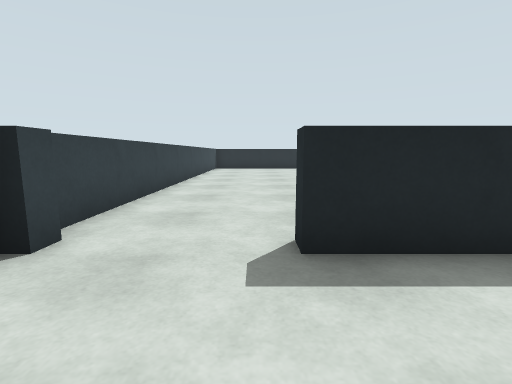
[1] (above)

24 first-person views from a walk through a world built for the Gazebo simulator. The camera is 1 m above the floor, tilts 8° down and sees 85° across. The floor is counted in squares, 1 m on a side. Each view is taken from the middle of a square. On the plan, view 1 faces up. The plan holds only what a view shows up to about 11 squares ahead; the rest is blank.

[2]
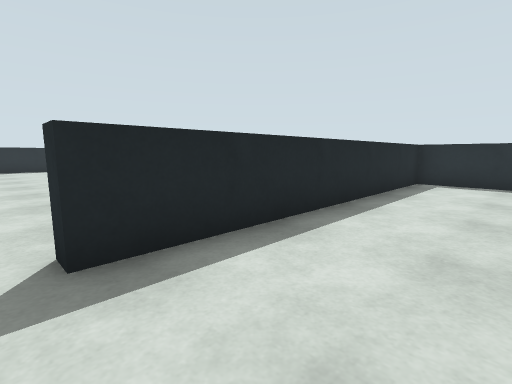

[3]
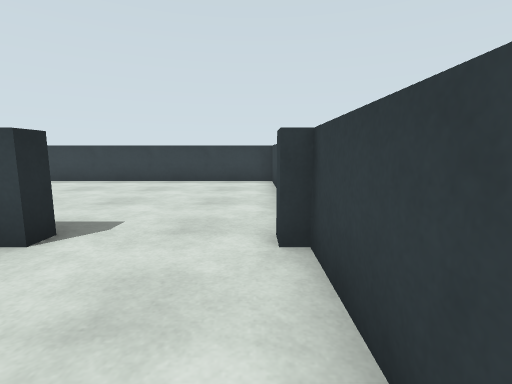

[4]
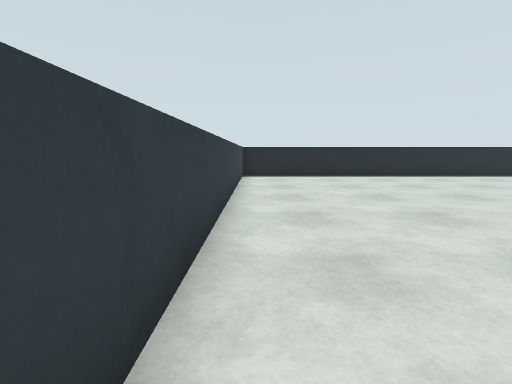

[5]
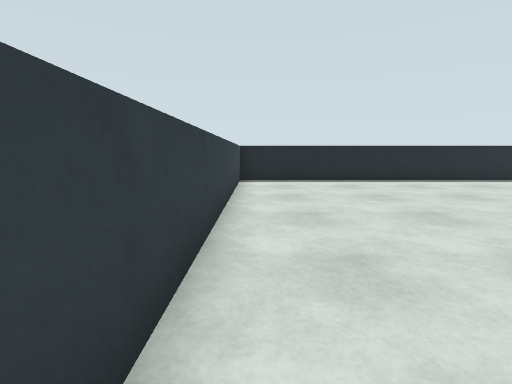

[6]
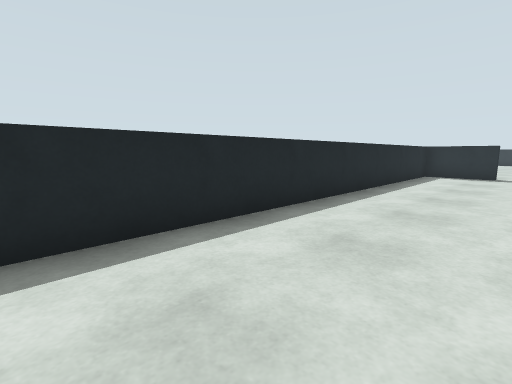

[7]
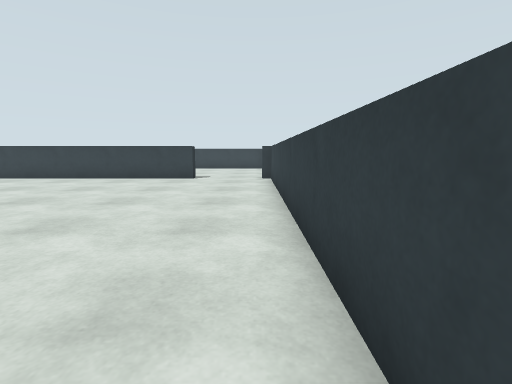

[8]
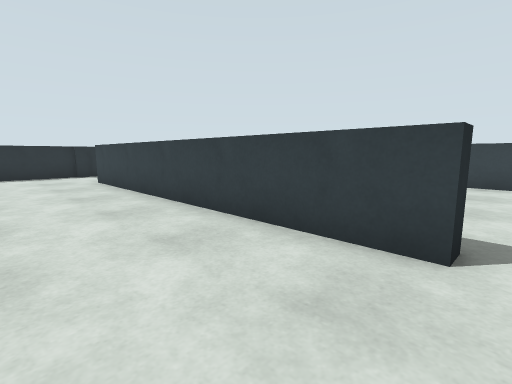

[9]
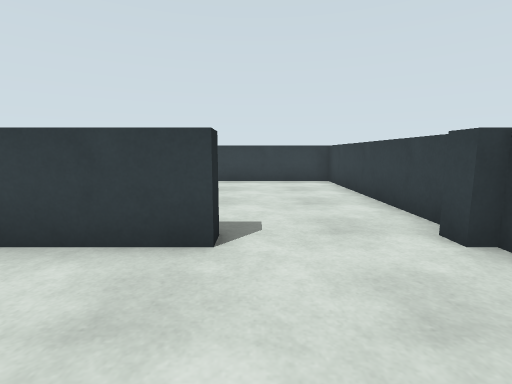

[10]
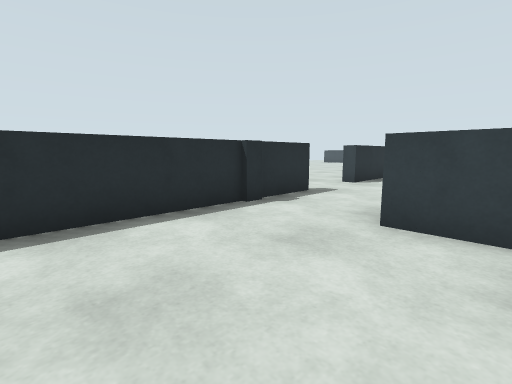

[11]
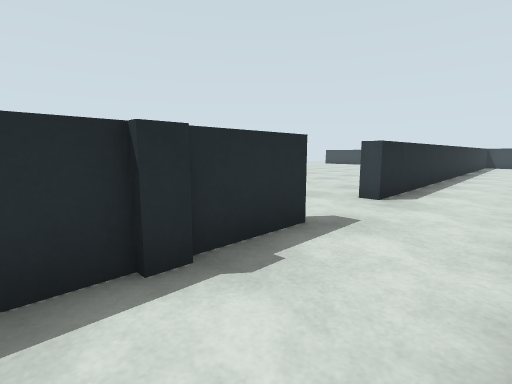

[12]
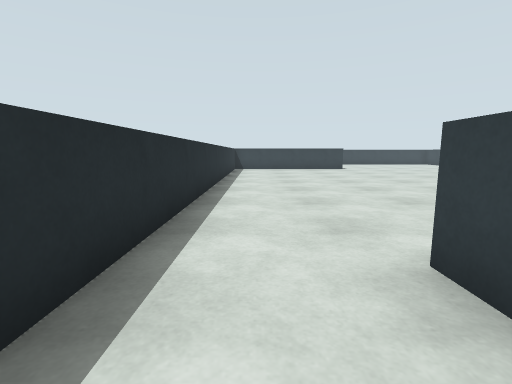

[13]
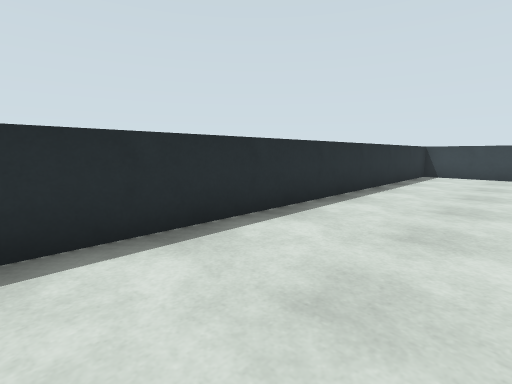

[14]
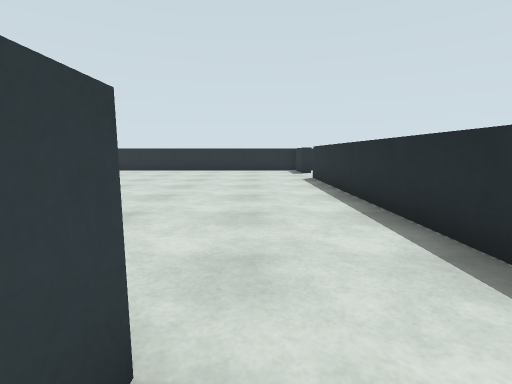

[15]
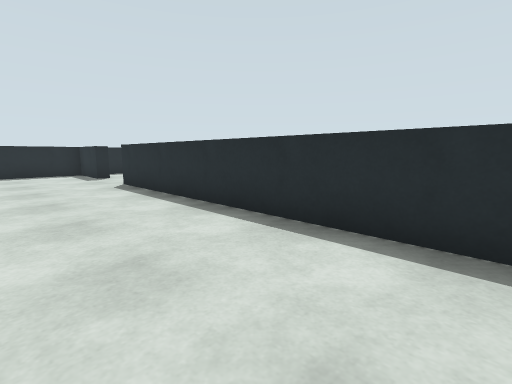

[16]
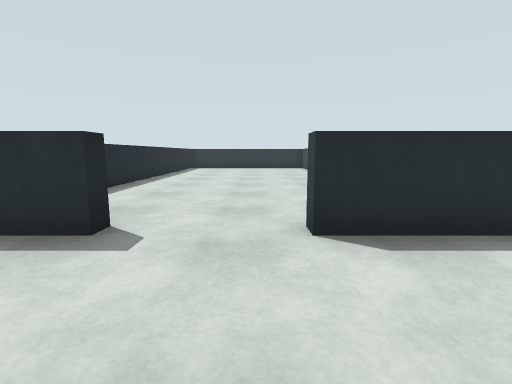

[17]
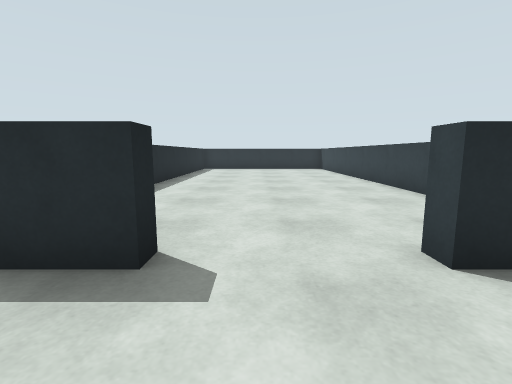

[18]
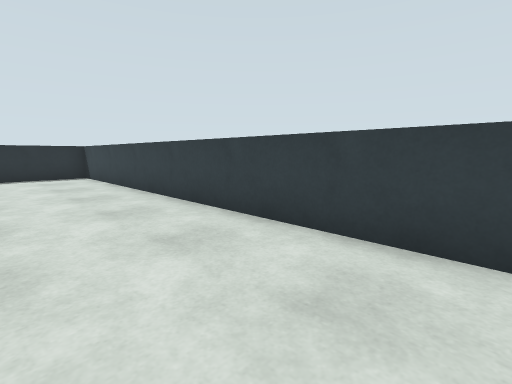

[19]
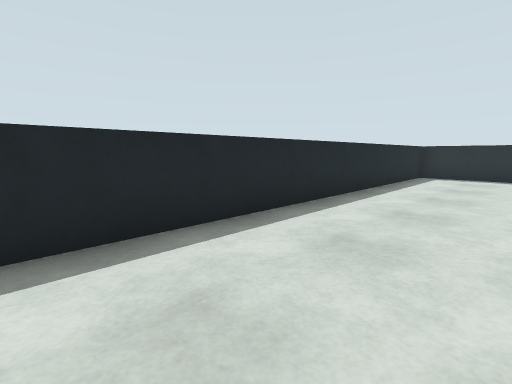

[20]
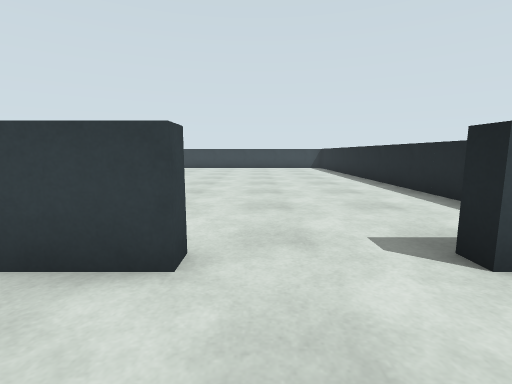

[21]
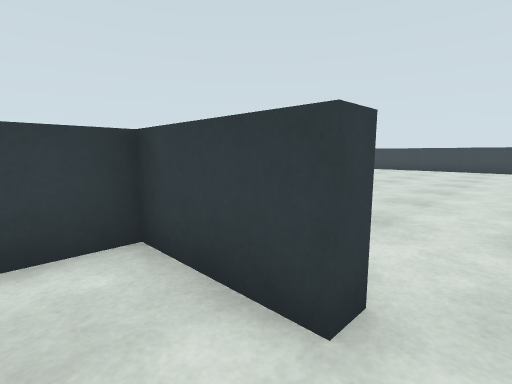

[22]
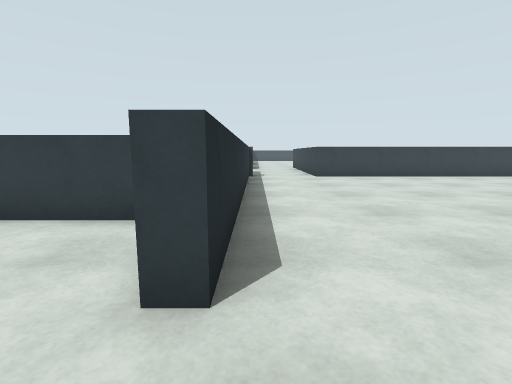

[23]
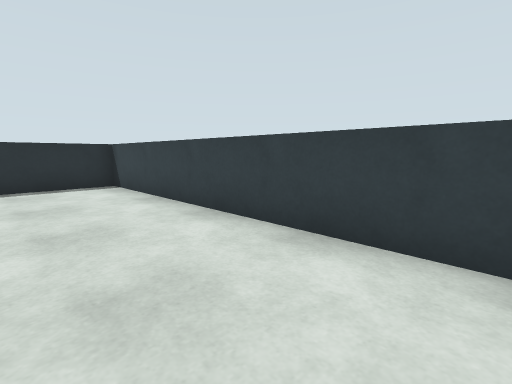

[24]
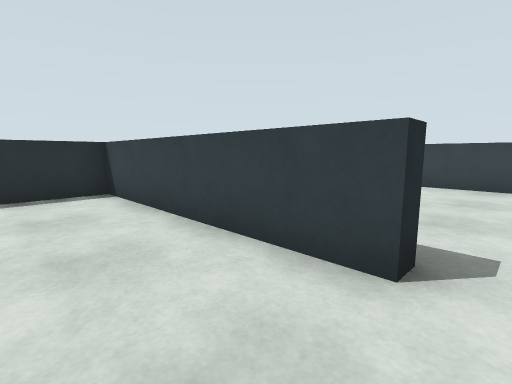

### Floor plan
Points are (right, up) in squares from view 1. A wall is a line through its corners. A room is listed if a view was taken in it or the views show most of it. See-through windows are left out.
Room 1 (views 1, 2, 3, 4, 5, 6, 7, 8, 9, 10, 11, 15, 16, 17, 18, 19, 20, 21, 22, 23)
walls: (13.3, 3.6) (13.3, 13.3) (13.7, 13.3) (13.7, 10.9) (28.6, 10.9) (28.6, 13.5); (13.9, 16) (13.3, 16) (13.3, 17.5); (10, 0.4) (10, 2.7) (0.5, 2.7) (0.5, 3.1) (10.5, 3.1); (12.5, 18.3) (-2.6, 18.3) (-2.6, 3.1); (-2.2, 3.1) (-2.2, 2.7) (-2.6, 2.7); (-2.6, 2.2) (-2.6, -3.9) (10, -3.9) (10, -1.2); (28.6, 15.5) (28.6, 18.3) (16, 18.3)
ways out: opening at (12, 3) to room 2
Room 2 (views 12, 13, 14, 24)
walls: (6.7, -19.8) (6.7, -19.2) (13.3, -19.2) (13.3, -2) (13.8, -2); (6.4, -26.3) (8.4, -26.3); (10.5, -3.5) (10.5, -4.4); (13.3, 0.6) (13.3, 3.6); (10.5, 3.1) (10.5, 2.5)
ways out: opening at (12, 3) to room 1; opening at (14, -1)

Where each view was taken, in squares from view 1:
view 1: 0 up, 0 right, facing up
view 2: 0 up, 0 right, facing up-right
view 3: 6 up, 2 left, facing down
view 4: 6 up, 2 left, facing up
view 5: 8 up, 2 left, facing up
view 6: 15 up, 0 right, facing up-right
view 7: 14 up, 2 left, facing down
view 8: 6 up, 0 right, facing down-right
view 9: 6 up, 0 right, facing down
view 10: 7 up, 9 right, facing down-right
view 11: 4 up, 11 right, facing down-right
view 12: 2 down, 12 right, facing down
view 13: 6 down, 10 right, facing down-right
view 14: 2 up, 11 right, facing up
view 15: 4 up, 10 right, facing up-right
view 16: 14 up, 10 right, facing right
view 17: 15 up, 11 right, facing right
view 18: 14 up, 16 right, facing down-right
view 19: 15 up, 16 right, facing up-right
view 20: 14 up, 16 right, facing left
view 21: 14 up, 15 right, facing down-left
view 22: 15 up, 13 right, facing down
view 23: 1 down, 1 right, facing down-right
view 24: 17 down, 6 right, facing down-right
